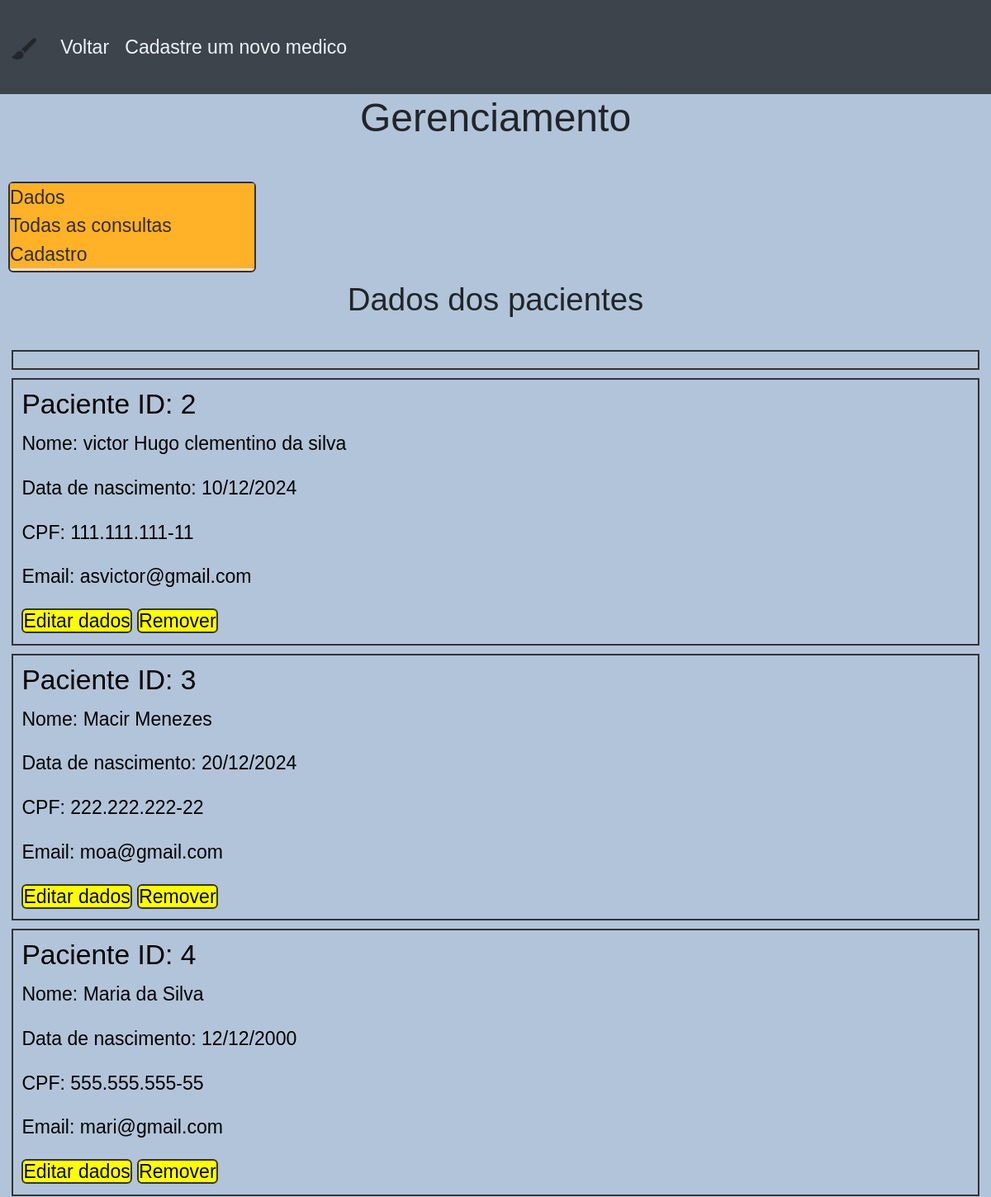
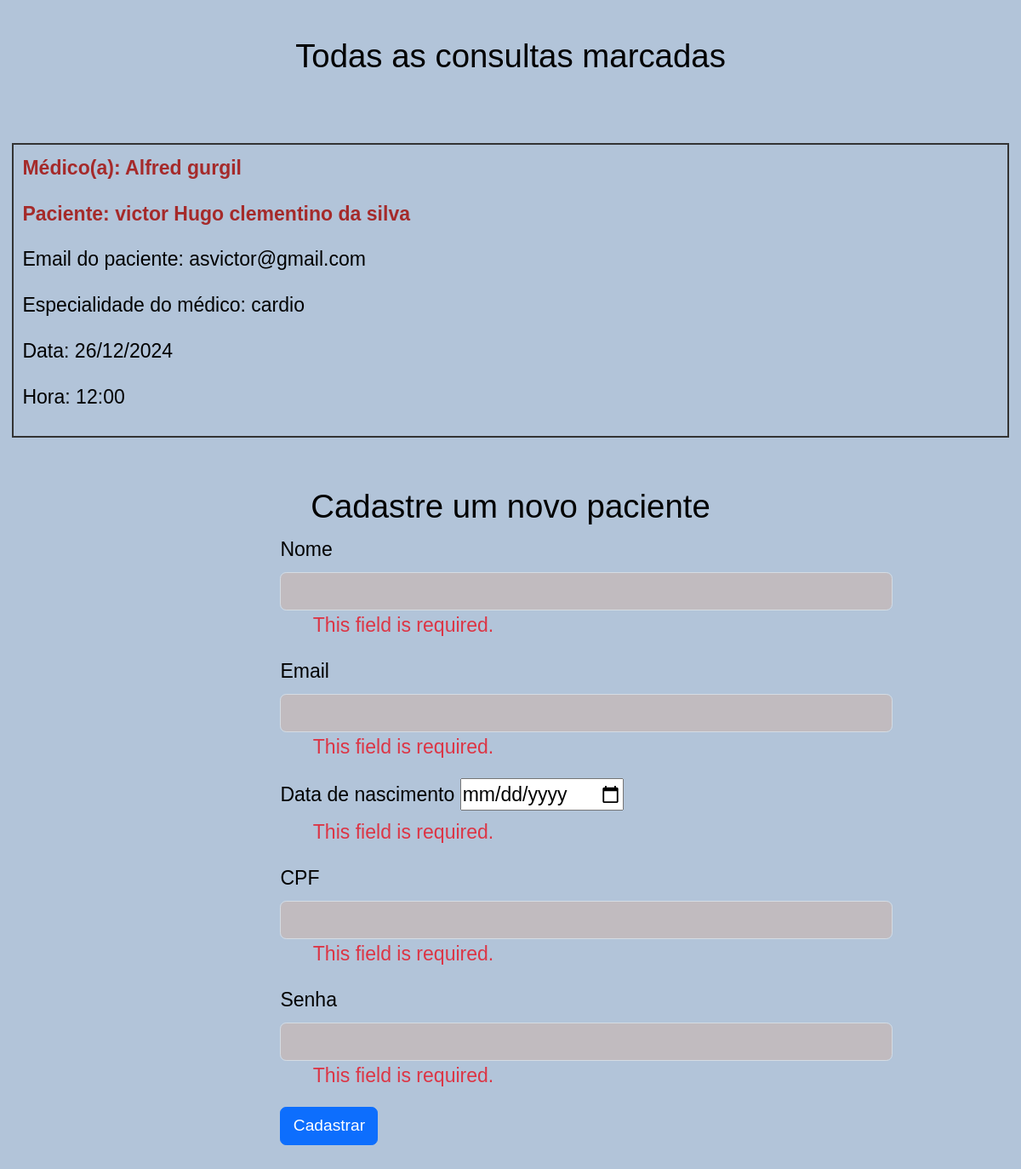
/portal_do_paciente/1/gestao_de_pacientes/ (signed in), run on the app's committed database (2 pictures, top to bottom).
### pacientes/models.py (models this page shows, shortened)
class Paciente(AbstractBaseUser, PermissionsMixin):
    id = models.AutoField(primary_key=True)
    nome = models.CharField(
        max_length=100,
        validators=[
            RegexValidator(
                regex='^[a-zA-Z\s]+$',
                message='O nome deve conter apenas letras e espaços.',
                code='invalid_name'
            )
        ]
    )
    email = models.EmailField(
        max_length=100,
        unique=True,
        blank=False,
        null=False
    )  # Email é obrigatório e validado
    data_de_nascimento = models.DateField(
        default=timezone.now,
        help_text=f'eg. {str(timezone.now().date())}'
    )
    cpf = models.CharField(
        max_length=14,
        unique=True,
        null=False,
        blank=False,
        validators=[
            MinLengthValidator(
                14,
                message='O CPF deve ter 14 dígitos .'
            )
        ]
    )
    password = models.CharField(
        max_length=25,
        unique=True,
        null=False,
        blank=False,
        validators=[
            MinLengthValidator(
                8,
                message='A senha deve ter pelo menos 8 dígitos.'
            )
        ]
    )
    is_staff = models.BooleanField(default=False)
    is_superuser = models.BooleanField(default=False)
    is_active = models.BooleanField(default=True)
    USERNAME_FIELD = 'cpf'  # Define o CPF como o campo de identificação principal
    REQUIRED_FIELDS = ['email', 'password']  # Email agora é opcional
    objects = PacienteManager()
    groups = models.ManyToManyField(
        'auth.Group',
        related_name='paciente_set',  # Nome exclusivo para o relacionamento do Paciente
        blank=True
    )
    user_permissions = models.ManyToManyField(
        'auth.Permission',
        related_name='paciente_permissions_set',  # Nome exclusivo para o relacionamento do Paciente
        blank=True
    )

### agendamentos/models.py (models this page shows, shortened)
class AgendamentoConsulta(models.Model):
    paciente = models.ForeignKey(Paciente, on_delete=models.CASCADE)
    medico = models.ForeignKey(Medico, on_delete=models.CASCADE)
    HORARIOS = (
        (time(8, 0), "08:00 às 09:00"),
        (time(9, 0), "09:00 às 10:00"),
        (time(10, 0), "10:00 às 11:00"),
        (time(11, 0), "11:00 às 12:00"),
        (time(12, 0), "12:00 às 13:00"),
        (time(13, 0), "13:00 às 14:00"),
    )
    data = models.DateField()
    hora = models.TimeField(
        choices=HORARIOS, default=time(8, 0)
    )

### medicos/models.py (models this page shows, shortened)
class Medico(AbstractBaseUser, PermissionsMixin):
    id = models.AutoField(primary_key=True)
    nome = models.CharField(max_length=100)
    email = models.EmailField(max_length=100, unique=True, blank=True, null=True)  # Corrigido para EmailField e opcional
    data_de_nascimento = models.DateField(default=timezone.now)
    cpf = models.CharField(max_length=11, unique=True)  #Removido null=False, blank=True. CPF deve ser obrigatório.
    crm = models.CharField(max_length=20, unique=True)
    especialidade = models.ForeignKey(Especialidade, on_delete=models.SET_NULL, blank=True, null=True) # Relacionamento com Especialidade
    password = models.CharField(max_length=128)
    is_staff = models.BooleanField(default=False)
    is_superuser = models.BooleanField(default=False)
    is_active = models.BooleanField(default=True)
    USERNAME_FIELD = 'cpf'
    REQUIRED_FIELDS = ['email', 'crm', 'password']
    objects = MedicoManager()
    groups = models.ManyToManyField(
        'auth.Group',
        related_name='medico_set',
        blank=True
    )
    user_permissions = models.ManyToManyField(
        'auth.Permission',
        related_name='medico_permissions_set',
        blank=True
    )

class Especialidade(models.Model):
    nome = models.CharField(max_length=100, unique=True)
    def __str__(self):
        return self.nome

### portal_do_paciente/views.py (the view)
# urls.py: path('<int:id>/gestao_de_pacientes/', views.gestao_de_pacientes, name='gestao_de_pacientes'),
@login_required
def gestao_de_pacientes(request, id):
    pacientes = Paciente.objects.all()
    medicos = Medico.objects.all()
    agendamentos = AgendamentoConsulta.objects.all()
    try:
        paciente = Paciente.objects.get(id=id)
    except Paciente.DoesNotExist:
        return redirect('cadastro')
    if request.user.id != int(id):
        return redirect('login')
    if request.method == 'POST':
        form = PacienteForm(request.POST)
        if form.is_valid():
            paciente = form.save(commit=False)  # Cria o objeto Paciente, mas não salva ainda
            paciente.set_password(form.cleaned_data['password'])
            paciente.data_de_nascimento = form.cleaned_data['data_de_nascimento']
            paciente.is_staff = False
            paciente.is_superuser = False
            paciente.is_active = True
            paciente.save()
            messages.success(request, 'Paciente cadastrado com sucesso!')
        else:
            messages.error(request, 'ocorreu um erro no formulário!')
        context = {
            'form': form,  # Certifique-se que 'form' está sempre no contexto
            'pacientes': pacientes,
            'paciente': paciente,
            'medicos':medicos,
            'agendamentos':agendamentos,
        }
        return redirect('portal_do_paciente', id=id)
    elif request.method == 'GET':
        form = PacienteForm(request.POST)
        context = {
            'form': form,  # Certifique-se que 'form' está sempre no contexto
            'pacientes': pacientes,
            'paciente': paciente,
            'medicos':medicos,
            'agendamentos':agendamentos,
        }
        return render(request, 'gerenciar_pacientes.html',context)

### pacientes/forms.py
class PacienteForm(forms.ModelForm):
    class Meta:
        model = Paciente
        fields = ['nome', 'email', 'data_de_nascimento', 'cpf', 'password']
        widgets = {
            'password': forms.PasswordInput(),
            'data_de_nascimento': forms.DateInput(
                format="%Y-%m-%d",
                attrs={'type': 'date'}
            ),
            'nome': forms.TextInput(attrs={'class': 'form-control'}),
            'email': forms.EmailInput(attrs={'class': 'form-control'}),
            'cpf': forms.TextInput(attrs={'class': 'form-control'}),
        }
        data_de_nascimento = forms.DateField(
            widget=forms.DateInput(
                format="%Y-%m-%d",
                attrs={'type': 'date'}
            ),
            input_formats=["%Y-%m-%d"],
            validators=[validate_future_date],
        )
    cpf = forms.CharField(label="CPF", widget=forms.TextInput(attrs={'class': 'form-control'}))
    password = forms.CharField(widget=forms.PasswordInput(attrs={'class': 'form-control'}), label="Senha")

### portal_do_paciente/templates/gerenciar_pacientes.html (shortened to what this page needs)
{% extends 'base.html' %}
{% load static %}
{% block content %}
<link rel="stylesheet" href="{% static 'css/style_gerenciar_pacientes.css' %}">
<header>
  <nav class="navbar navbar-expand-lg navbar-dark bg-dark">
    <div class="container-fluid">
      <a class="navbar-brand" href="#">
        <img src="{% static 'images/portal_do_paciente_icon.png' %}" alt="home" width="30" height="30">
      </a>
      <div class="collapse navbar-collapse" id="navbarNav">
        <ul class="navbar-nav">
          <li class="nav-item">
            <a class="nav-link" href="{% url 'portal_do_paciente' id=paciente.id%}">Voltar </a>
            <a class="nav-link" href="{% url 'cadastro_de_medicos' id=paciente.id%}">Cadastre um novo medico </a>
          </li>
        </ul>
      </div>
    </div>
  </nav>
</header>
<h1 style="text-align: center;">Gerenciamento</h1>
<br>
<div class="menu">
  <a href="#dados">Dados</a>
  <a href="#todas_as_consultas">Todas as consultas</a>
  <a href="#cadastro">Cadastro</a>
</div>
<h2 id="dados" style="text-align: center;">Dados dos pacientes</h2>
<br>
<div class="container-fluid">
  <div class="flex-container">
    {% for paciente_ in pacientes %}
      <div class="flex-item">
        {% if not paciente_.is_superuser %}
          <h3>Paciente ID: {{ paciente_.id }}</h3>
          {% if paciente_.nome %}
            <p>Nome: {{ paciente_.nome }}</p>
          {% endif %}
          <p>Data de nascimento: {{ paciente_.data_de_nascimento | date:'d/m/Y' }}</p>
          <p>CPF: {{ paciente_.cpf }}</p>
          <p>Email: {{ paciente_.email }}</p>
          <a class="editar" href="{% url 'editar_paciente' paciente_.id %}">Editar dados</a>
          <a class="editar" href="{% url 'remover_paciente' paciente_.id %}">Remover</a>
        {% endif %}
      </div>
    {% endfor %}
  </div>
  <br>
  <h2 id="todas_as_consultas"style="text-align: center;">Todas as consultas marcadas</h2>
  <br>
  <br>
  <div class="flex-container">
    {% if agendamentos %}
    {% for agendamento in agendamentos %}
      <div class="flex-item">
        <strong><p style="color: brown;">Médico(a): {{ agendamento.medico.nome }}</p></strong>
        {% if agendamento.paciente.nome %}
        <strong><p style="color: brown;">Paciente: {{ agendamento.paciente.nome }}</p></strong>
        {% endif %}
        <p>Email do paciente: {{ agendamento.paciente.email }}</p>
        <p>Especialidade do médico: {{ agendamento.medico.especialidade }}</p>
        <p>Data: {{ agendamento.data | date:'d/m/Y' }}</p>
        <p>Hora: {{ agendamento.hora|date:"H:i" }}</p>
      </div>
    {% endfor %}
    {% else %}
    <h3 style="text-align: center;color:red;">Sem consultas</h3>
    {% endif %}
  </div>
</div>
<div class="container mt-5" >
  <div id="div-title-cadatro">
      <h2 id="cadastro" style="text-align: center;">Cadastre um novo paciente</h2>
  </div>
  <div class="row justify-content-center">
      <div class="col-md-6" id="div-form-cadastro">
          <form method="POST" class="form-group">
              {% for field in form %}
                  <div class="form-group">
                      <label for="{{ field.id_for_label }}" class="form-label">{{ field.label }}</label>
                      {{ field }}
                      {% if field.errors %}
                          <ul class="errors">
                              {% for error in field.errors %}
                                  <li class="text-danger">{{ error }}</li>
                              {% endfor %}
                          </ul>
                      {% endif %}
                  </div>
              {% endfor %}
              <button type="submit" class="btn btn-primary">Cadastrar</button>
          </form>
          <br>
          <br>
          <br>
                      </div>
  </div>
</div>
{% endblock %}

### home/templates/base.html (shortened to what this page needs)
{% load static %}
<!DOCTYPE html>
<html lang="pt-br">
  <head>
    <link rel="stylesheet" href="{% static 'css/style_base.css' %}">
    <link href="https://cdn.jsdelivr.net/npm/bootstrap@5.3.3/dist/css/bootstrap.min.css" rel="stylesheet">
  </head>
  <body>
    {% block content %}
    {% endblock %}
  </body>
</html>

### static/css/style_base.css (style rules this page uses)
.nav-link { text-align: center; }

### static/css/style_gerenciar_pacientes.css (style rules this page uses)
@media (min-width: 768px) { * { color:black; font-size: 1.7rem; font-family: sans-serif; } }
@media (min-width: 768px) { body { background-color: azure; background-size: cover; background-position: center; } }
@media (min-width: 768px) { header { align-items: end !important; display: block; opacity: 0.8; color: white; } }
@media (min-width: 768px) { .navbar-nav { align-content: space-between; } }
@media (min-width: 768px) { .navbar-nav > li > a { padding: 30px; color: white; border-radius: 6px; transition: background-color 1s; } }
@media (min-width: 768px) { .nav-link { text-align: center; } }
@media (min-width: 768px) { .navbar-nav { display: flex; } }
@media (min-width: 768px) { li { display: flex; } }
@media (min-width: 768px) { .flex-container { display: block; flex-direction: column; align-items: flex-start; } }
@media (min-width: 768px) { .flex-item { border: 2px solid #333; margin-bottom: 10px; padding: 10px; } }
@media (min-width: 768px) { .editar { border: 2px solid #333; text-decoration: none; background-color: yellow; border-radius: 6px; color:black } }
@media (min-width: 768px) { .menu { border-radius: 6px; width: 300px; height: 110px; margin: 10px; display: inline-block; background-color: bisque; } }
@media (min-width: 768px) { .menu > a { opacity: 0.8; display: block; background-color: orange; color: black; text-decoration: none; } }
@media (min-width: 768px) { form { width: 60vw; } }
@media (min-width: 768px) { .form-control { opacity: 0.8; background-color: rgb(197, 185, 185); } }
@media (min-width: 1200px) { body { background-color: #b2c4d9; background-size: cover; background-position: center; } }
@media (min-width: 1200px) { * { color:black; font-size: 1.2rem; font-family: sans-serif; } }
@media (min-width: 1200px) { header { align-items: end !important; display: block; opacity: 0.8; color: white; } }
@media (min-width: 1200px) { .navbar-nav > li > a { color: white; border-radius: 6px; transition: background-color 1s; } }
@media (min-width: 1200px) { .nav-link { text-align: center; } }
@media (min-width: 1200px) { .navbar-nav { display: flex; } }
@media (min-width: 1200px) { li { display: flex; } }
@media (min-width: 1200px) { .flex-container { display: block; flex-direction: column; align-items: flex-start; } }
@media (min-width: 1200px) { .flex-item { border: 2px solid #333; margin-bottom: 10px; padding: 10px; } }
@media (min-width: 1200px) { .editar { border: 2px solid #333; text-decoration: none; background-color: yellow; border-radius: 6px; color:black } }
@media (min-width: 1200px) { .menu { border-radius: 6px; width: 300px; height: 110px; margin: 10px; display: inline-block; border: 2px solid #333; background-color: bisque; } }
@media (min-width: 1200px) { .menu > a { opacity: 0.8; display: block; background-color: orange; color: black; text-decoration: none; } }

### data on the page
Paciente: id "2", nome "victor Hugo clementino da silva", data_de_nascimento "10/12/2024", cpf "111.111.111-11", email "asvictor@gmail.com"
Paciente: id "3", nome "Macir Menezes", data_de_nascimento "20/12/2024", cpf "222.222.222-22", email "moa@gmail.com"
Paciente: id "4", nome "Maria da Silva", data_de_nascimento "12/12/2000", cpf "555.555.555-55", email "mari@gmail.com"
AgendamentoConsulta: medico.nome "Alfred gurgil", paciente.nome "victor Hugo clementino da silva", paciente.email "asvictor@gmail.com", medico.especialidade "cardio", data "26/12/2024", hora "12:00"

### other printed values
{{ field.label }} "Nome" "Email" "Data de nascimento" "CPF" "Senha"
{{ error }} "This field is required." "This field is required." "This field is required." "This field is required." "This field is required."
